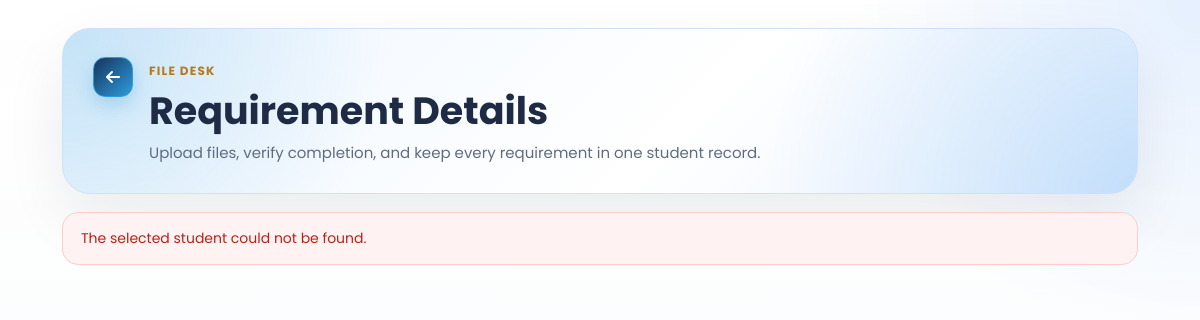
/SmartEnroll/requirements_upload_details.php?student_id=20260026 (signed in), run on an earlier commit of the app's database.
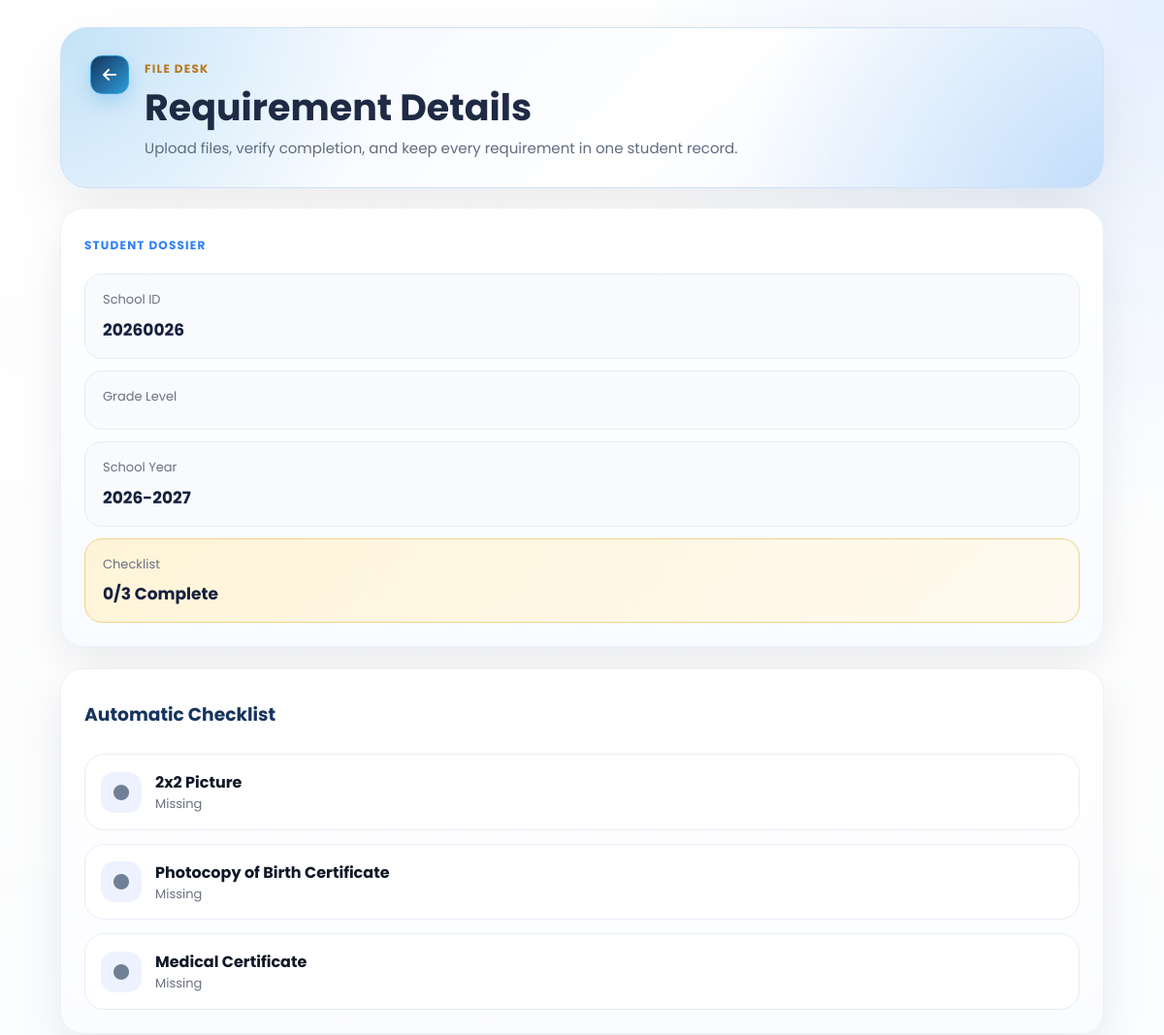
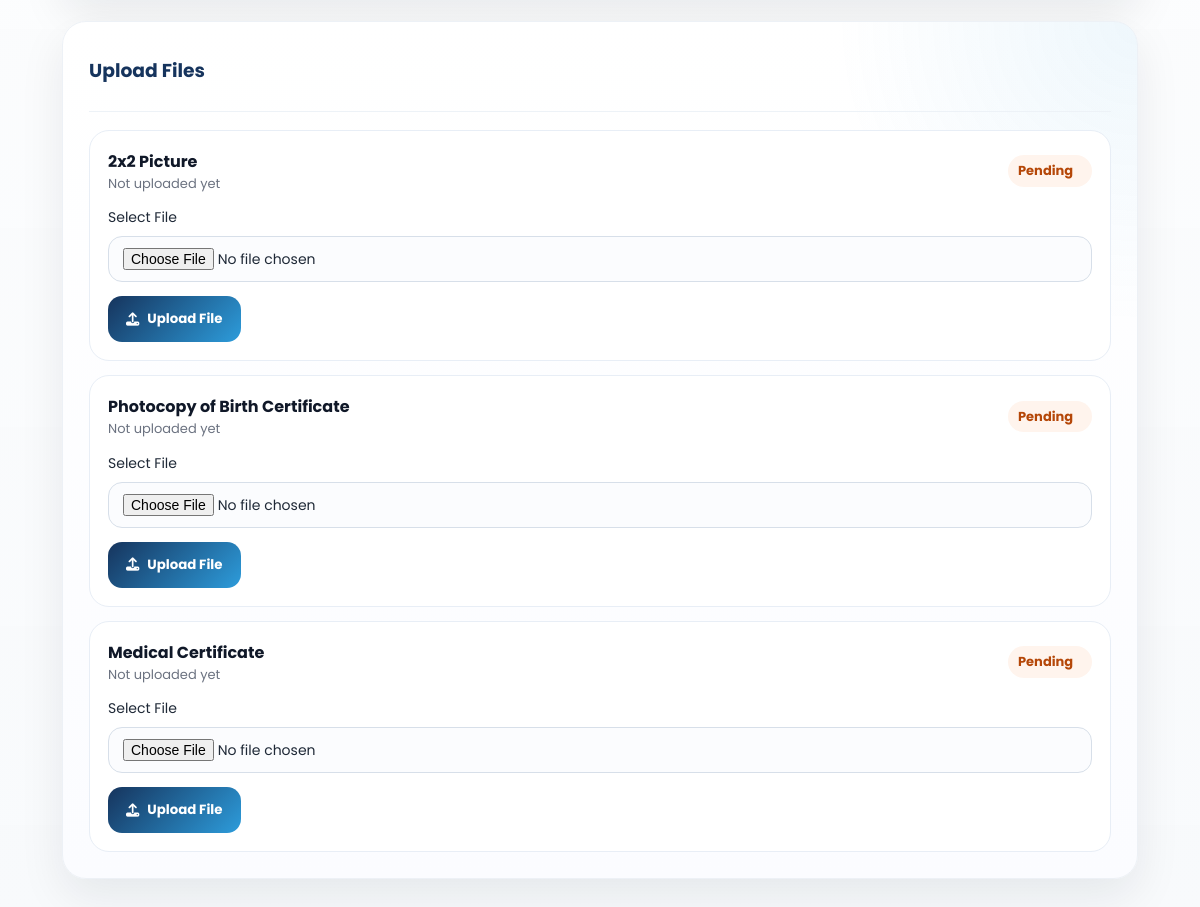
And on a later commit of the database (2 pictures, top to bottom).
### tables this page shows
CREATE TABLE `enrollments` (
  `id` int(11) NOT NULL,
  `grade_level` varchar(50) DEFAULT NULL,
  `student_id` varchar(20) DEFAULT NULL,
  `school_year` varchar(20) DEFAULT NULL,
  `student_status` varchar(50) DEFAULT NULL,
  `completion_date` date DEFAULT NULL,
  `learner_lname` varchar(100) DEFAULT NULL,
  `learner_fname` varchar(100) DEFAULT NULL,
  `learner_mname` varchar(100) DEFAULT NULL,
  `learner_ext` varchar(20) DEFAULT NULL,
  `nickname` varchar(100) DEFAULT NULL,
  `sex` varchar(20) DEFAULT NULL,
  `dob` varchar(20) DEFAULT NULL,
  `age` int(11) DEFAULT NULL,
  `mother_tongue` varchar(100) DEFAULT NULL,
  `religion` varchar(100) DEFAULT NULL,
  `email` varchar(150) DEFAULT NULL,
  `province` varchar(100) DEFAULT NULL,
  `municipality` varchar(100) DEFAULT NULL,
  `barangay` varchar(100) DEFAULT NULL,
  `street` varchar(150) DEFAULT NULL,
  `father_lname` varchar(100) DEFAULT NULL,
  `father_fname` varchar(100) DEFAULT NULL,
  `father_mname` varchar(100) DEFAULT NULL,
  `father_occ` varchar(100) DEFAULT NULL,
  `father_contact` varchar(50) DEFAULT NULL,
  `mother_lname` varchar(100) DEFAULT NULL,
  `mother_fname` varchar(100) DEFAULT NULL,
  `mother_mname` varchar(100) DEFAULT NULL,
  `mother_occ` varchar(100) DEFAULT NULL,
  `mother_contact` varchar(50) DEFAULT NULL,
  `mother_maiden` varchar(100) DEFAULT NULL,
  `guardian_type` varchar(50) DEFAULT NULL,
  `guardian_lname` varchar(100) DEFAULT NULL,
  `guardian_fname` varchar(100) DEFAULT NULL,
  `guardian_mname` varchar(100) DEFAULT NULL,
  `guardian_occ` varchar(100) DEFAULT NULL,
  `guardian_contact` varchar(50) DEFAULT NULL,
  `emergency1_name` varchar(150) DEFAULT NULL,
  `emergency1_relationship` varchar(100) DEFAULT NULL,
  `emergency1_contact` varchar(50) DEFAULT NULL,
  `emergency2_name` varchar(150) DEFAULT NULL,
  `emergency2_relationship` varchar(100) DEFAULT NULL,
  `emergency2_contact` varchar(50) DEFAULT NULL,
  `emergency3_name` varchar(150) DEFAULT NULL,
  `emergency3_relationship` varchar(100) DEFAULT NULL,
  `emergency3_contact` varchar(50) DEFAULT NULL,
  `special_needs` text DEFAULT NULL,
  `medication` varchar(10) DEFAULT NULL,
  `medication_details` text DEFAULT NULL,
  `created_at` timestamp NOT NULL DEFAULT current_timestamp()
);

### SmartEnroll/requirements_upload_details.php (the view, shortened to what the changed rows need)
<?php
$selectedId = trim((string)($_GET['student_id'] ?? $_POST['student_id'] ?? ''));
$selectedStudent = null;
$error = '';
$requirements = [
    'picture_2x2' => '2x2 Picture',
    'birth_certificate' => 'Photocopy of Birth Certificate',
    'medical_certificate' => 'Medical Certificate',
];
$uploadedFiles = [];
function get_student(mysqli $conn, string $studentId): ?array
{
    $stmt = $conn->prepare(
        "SELECT id, student_id, learner_lname, learner_fname, learner_mname, grade_level, school_year
         FROM enrollments
         WHERE student_id = ?
         LIMIT 1"
    );
    $stmt->bind_param('s', $studentId);
    $stmt->execute();
    $student = $stmt->get_result()->fetch_assoc() ?: null;
    return $student;
}
function load_uploaded_files(mysqli $conn, int $enrollmentId): array
{
    $files = [];
    $stmt = $conn->prepare(
        "SELECT requirement_key, original_name, stored_name, file_path, uploaded_at
         FROM student_requirements
         WHERE enrollment_id = ?"
    );
    $stmt->bind_param('i', $enrollmentId);
    $stmt->execute();
    $result = $stmt->get_result();
    return $files;
}
try {
    $conn = new mysqli('127.0.0.1', 'root', '', 'smartenroll');
    $conn->set_charset('utf8mb4');
    $selectedStudent = get_student($conn, $selectedId);
    if (!$selectedStudent) {
        throw new RuntimeException('The selected student could not be found.');
    }
    $uploadedFiles = load_uploaded_files($conn, (int)$selectedStudent['id']);
} catch (Throwable $e) {
    $error = $e->getMessage();
}
$completedCount = 0;
?>
<!DOCTYPE html>
<html lang="en">
<head>
    <link rel="stylesheet" href="css/style.css">
    <link rel="stylesheet" href="css/requirements_upload.css">
    <link rel="stylesheet" href="https://cdnjs.cloudflare.com/ajax/libs/font-awesome/6.5.0/css/all.min.css">
</head>
<body class="dashboard-page dashboard-white-page">
<main class="dashboard-main requirements-main">
    <section class="requirements-hero detail-hero">
        <div class="requirements-hero-top">
            <div class="requirements-hero-copy">
                <h1>Requirement Details</h1>
            </div>
        </div>
    </section>
    <?php if ($error): ?>
        <div class="requirements-alert error"><?php echo htmlspecialchars($error); ?></div>
    <?php endif; ?>
    <?php if ($selectedStudent): ?>
        <section class="requirements-workspace">
            <aside class="requirements-sidebar">
                <div class="student-dossier">
                    <span class="eyebrow eyebrow-blue">Student Dossier</span>
                    <div class="dossier-list">
                        <div class="dossier-item">
                            <span>School ID</span>
                            <strong><?php echo htmlspecialchars((string)$selectedStudent['student_id']); ?></strong>
                        </div>
                        <div class="dossier-item">
                            <span>Grade Level</span>
                        </div>
                        <div class="dossier-item">
                            <span>School Year</span>
                            <strong><?php echo htmlspecialchars((string)$selectedStudent['school_year']); ?></strong>
                        </div>
                        <div class="dossier-item accent">
                            <span>Checklist</span>
                            <strong><?php echo $completedCount; ?>/<?php echo count($requirements); ?> Complete</strong>
                        </div>
                    </div>
                </div>
                <div class="requirements-panel checklist-panel">
                    <div class="requirements-panel-head">
                    <h3>Automatic Checklist</h3>
                </div>
                <div class="checklist-list">
                    <?php foreach ($requirements as $key => $label): ?>
                        <?php $isDone = isset($uploadedFiles[$key]); ?>
                        <div class="checklist-item <?php echo $isDone ? 'done' : ''; ?>">
                            <div class="checklist-icon">
                                <i class="fa-solid <?php echo $isDone ? 'fa-circle-check' : 'fa-circle'; ?>"></i>
                            </div>
                            <div class="checklist-copy">
                                <strong><?php echo htmlspecialchars($label); ?></strong>
                                <span><?php echo $isDone ? 'Uploaded' : 'Missing'; ?></span>
                            </div>
                        </div>
                    <?php endforeach; ?>
                </div>
                </div>
            </aside>
            <section class="requirements-panel upload-workbench">
                <div class="requirements-panel-head upload-workbench-head">
                    <h3>Upload Files</h3>
                </div>
                <div class="upload-card-list">
                    <?php foreach ($requirements as $key => $label): ?>
                        <?php $fileInfo = $uploadedFiles[$key] ?? null; ?>
                        <form class="upload-item-card" method="post" action="requirements_upload_details.php?student_id=<?php echo urlencode($selectedId); ?>" enctype="multipart/form-data">
                            <div class="upload-item-head">
                                <div>
                                    <strong><?php echo htmlspecialchars($label); ?></strong>
                                    <span><?php echo $fileInfo ? 'Uploaded and checked' : 'Not uploaded yet'; ?></span>
                                </div>
                                <span class="upload-status <?php echo $fileInfo ? 'done' : 'pending'; ?>">
                                    <?php echo $fileInfo ? 'Complete' : 'Pending'; ?>
                                </span>
                            </div>
                            <label class="file-input-wrap">
                                <span>Select File</span>
                                <input type="file" name="requirement_file" accept=".jpg,.jpeg,.png,.pdf" required>
                            </label>
                            <button type="submit" class="upload-submit-btn">
                                <i class="fa-solid fa-upload"></i>
                                <?php echo $fileInfo ? 'Replace File' : 'Upload File'; ?>
                            </button>
                        </form>
                    <?php endforeach; ?>
                </div>
            </section>
        </section>
    <?php endif; ?>
</main>
</body>
</html>

What changed in the data, as far as the page shows it:
added enrollments: student "20260026", school_year "2026-2027"
Also different on the page:
$completedCount: (not shown) → "0"
count($requirements): (not shown) → "3"
$error: "The selected student could not be found." → (not shown)
text now shown: "STUDENT DOSSIER School ID Grade Level School Year Checklist / Complete Automatic Checklist Upload Files"
new list line: "2x2 Picture Missing"
new list line: "Photocopy of Birth Certificate Missing"
new list line: "Medical Certificate Missing"
new list line: "2x2 Picture Not uploaded yet Pending Select File  Upload File"
new list line: "Photocopy of Birth Certificate Not uploaded yet Pending Select File  Upload File"
new list line: "Medical Certificate Not uploaded yet Pending Select File  Upload File"
